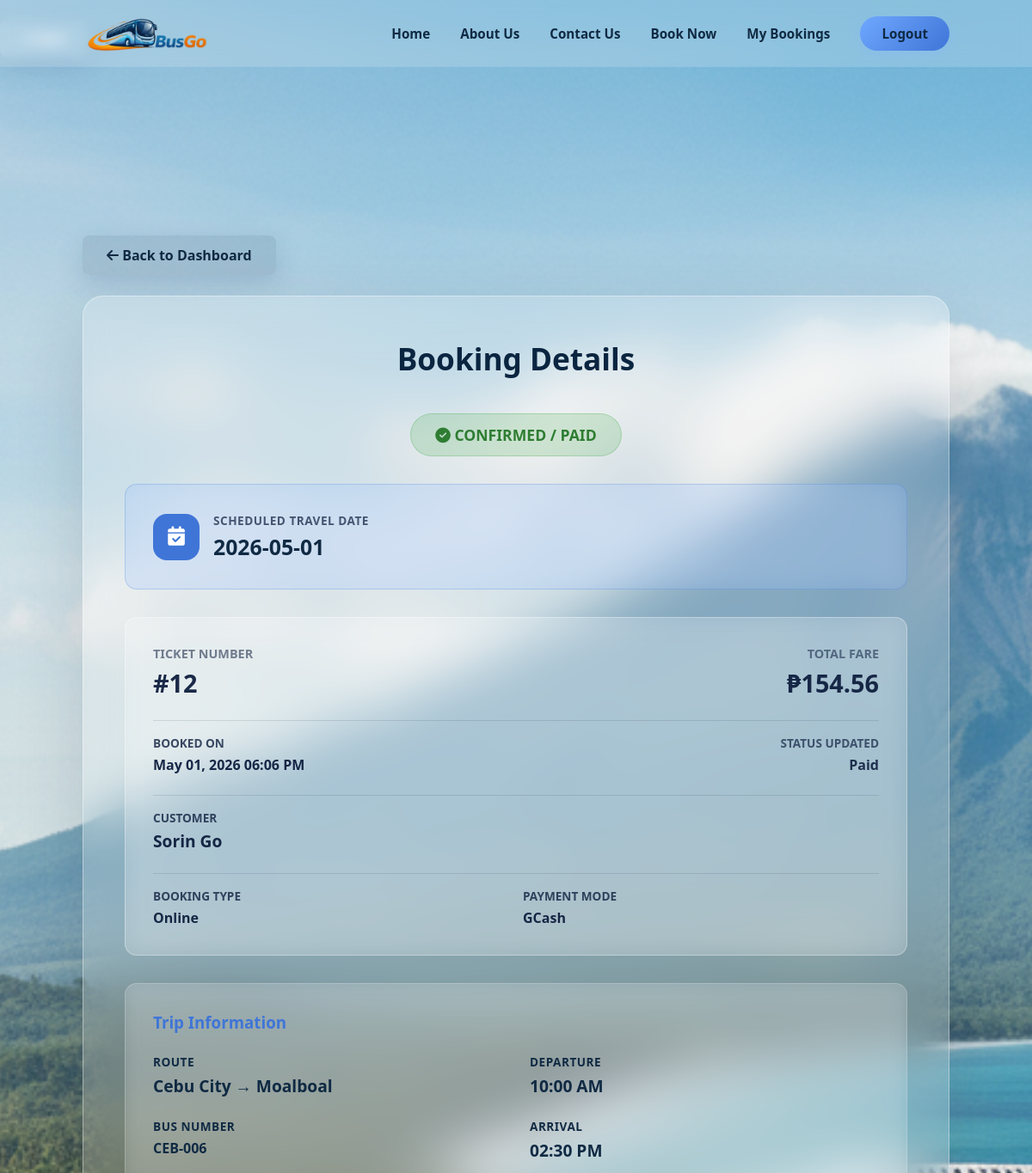
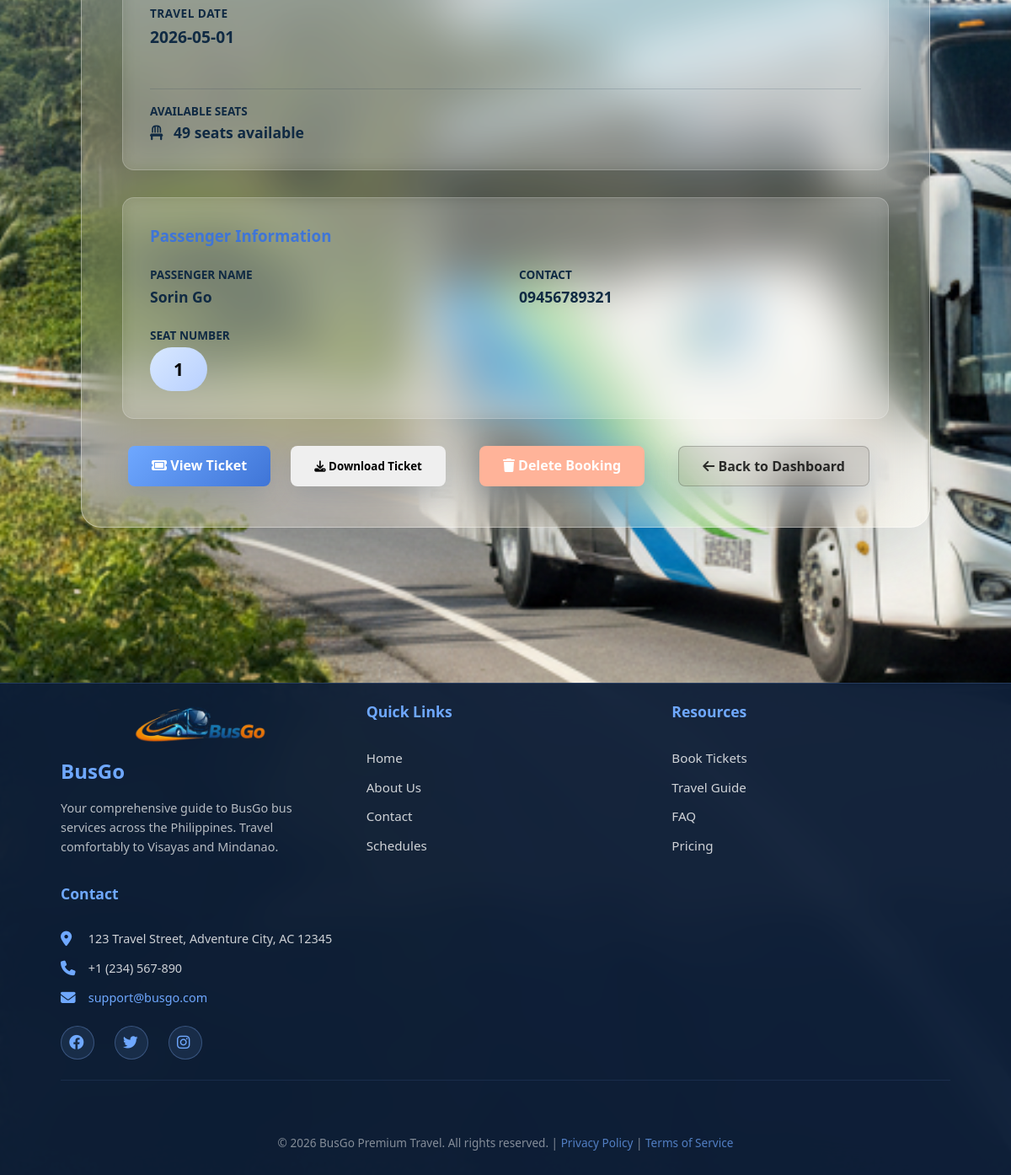
The page /user/booking/12 (signed in) on the database its author committed (2 pictures, top to bottom).
### tables this page shows
CREATE TABLE bookings (
            id INTEGER PRIMARY KEY AUTOINCREMENT,
            user_id INTEGER,
            trip_id INTEGER,
            passenger_id INTEGER,
            seat_number TEXT,
            status TEXT DEFAULT 'waiting for payment',
            booking_type TEXT DEFAULT 'Online',
            payment_method TEXT DEFAULT 'Online',
            created_at TEXT DEFAULT CURRENT_TIMESTAMP, price REAL DEFAULT 0, distance REAL DEFAULT 0, fare_type TEXT DEFAULT 'regular', discount_type TEXT, id_photo_path TEXT, travel_date TEXT,
            FOREIGN KEY(user_id) REFERENCES users(id),
            FOREIGN KEY(trip_id) REFERENCES trips(id),
            FOREIGN KEY(passenger_id) REFERENCES passengers(id)
        );

CREATE TABLE passengers (
            id INTEGER PRIMARY KEY AUTOINCREMENT,
            fullname TEXT,
            contact TEXT
        );

CREATE TABLE buses (
            id INTEGER PRIMARY KEY AUTOINCREMENT,
            bus_no TEXT UNIQUE NOT NULL,
            capacity INTEGER DEFAULT 52,
            status TEXT DEFAULT 'available',
            created_at TEXT DEFAULT CURRENT_TIMESTAMP,
            updated_at TEXT DEFAULT CURRENT_TIMESTAMP
        );

CREATE TABLE trips (id INTEGER PRIMARY KEY AUTOINCREMENT, bus_id INTEGER, route_id INTEGER, departure TEXT, arrival TEXT, status TEXT DEFAULT 'scheduled', FOREIGN KEY (bus_id) REFERENCES buses (id), FOREIGN KEY (route_id) REFERENCES routes (id));

### app.py (the view)
@app.route("/user/booking/<int:booking_id>")
def view_booking(booking_id):
    if "user_id" not in session:
        return redirect(url_for("home", login_required=1))
    conn = get_db_connection()
    booking = conn.execute("""
        SELECT
            b.id,
            b.trip_id,
            b.seat_number,
            b.status,
            b.created_at,
            b.travel_date,
            b.booking_type,
            b.payment_method,
            b.id_photo_path, -- Retrieve ID photo path
            b.price,
            b.distance,
            b.fare_type,
            b.discount_type,
            b.id_photo_path, -- Retrieve ID photo path

            u.fullname AS customer,

            p.fullname AS passenger_name,
            p.contact,

            t.departure,
            t.arrival,

            r.origin,
            r.destination,

            (r.origin || ' → ' || r.destination) AS route,

            bu.bus_no

        FROM bookings b
        JOIN users u ON u.id = b.user_id
        JOIN passengers p ON b.passenger_id = p.id
        JOIN trips t ON b.trip_id = t.id
        JOIN buses bu ON t.bus_id = bu.id
        JOIN routes r ON t.route_id = r.id
        WHERE b.id = ?
    """, (booking_id,)).fetchone()
    if not booking:
        conn.close()
        return redirect(url_for("user_dashboard"))
    available_seats = 52 - len(get_seat_statuses(conn, booking["trip_id"], booking["travel_date"]))
    created_at_raw = booking['created_at'] if booking['created_at'] else None
    formatted_created_at = created_at_raw
    if created_at_raw:
        try:
            created_at_parsed = datetime.datetime.strptime(created_at_raw, '%Y-%m-%d %H:%M:%S')
            formatted_created_at = created_at_parsed.strftime('%B %d, %Y %I:%M %p')
        except Exception:
            formatted_created_at = created_at_raw
    conn.close()
    return render_template("status.html", booking=booking, available_seats=available_seats, back_url=url_for('user_dashboard'), user_role='user', booking_created_at=formatted_created_at)

### templates/status.html (shortened to what this page needs)
{% extends "base.html" %}
{% block content %}
<main class="schedule-main" style="flex-direction: column; align-items: center;">
    <div class="page-back-nav" style="width: 100%; max-width: 1800px; margin: 0 auto 1.5rem auto;">
        <a href="{{ back_url }}" class="back-btn" style="background: rgba(16, 42, 67, 0.1); color: var(--dark-text);">
            <i class="fa-solid fa-arrow-left"></i> Back to Dashboard
        </a>
    </div>
    <div class="schedule-container glass-booking-card">
        <h1 class="schedule-title">Booking Details</h1>
        <div style="text-align: center; margin-bottom: 2rem;">
            <span style="display: inline-block; padding: 12px 28px; border-radius: 50px; font-weight: 700; font-size: 1.1rem;
                {% if booking.status == 'completed' %}
                    background: rgba(30, 70, 32, 0.2); color: #1b5e20; border: 1px solid rgba(30, 70, 32, 0.3);
                {% elif booking.status == 'dispatched' %}
                    background: rgba(13, 71, 161, 0.15); color: #0d47a1; border: 1px solid rgba(13, 71, 161, 0.25);
                {% elif booking.status == 'paid' %}
                    background: rgba(76, 175, 80, 0.2); color: #2e7d32; border: 1px solid rgba(76, 175, 80, 0.3);
                {% elif booking.status == 'cancelled' %}
                    background: rgba(244, 67, 54, 0.2); color: #c62828; border: 1px solid rgba(244, 67, 54, 0.3);
                {% else %}
                    background: rgba(255, 193, 7, 0.2); color: #f57c00; border: 1px solid rgba(255, 193, 7, 0.3);
                {% endif %}">
                <i class="fa-solid {% if booking.status == 'completed' %}fa-house-circle-check{% elif booking.status == 'dispatched' %}fa-bus-simple{% elif booking.status == 'paid' %}fa-check-circle{% elif booking.status == 'cancelled' %}fa-times-circle{% else %}fa-clock{% endif %}"></i>
                {% if booking.status == 'completed' %}
                    ARRIVAL COMPLETED
                {% elif booking.status == 'dispatched' %}
                    IN TRANSIT / BOARDED
                {% elif booking.status == 'paid' %}
                    CONFIRMED / PAID
                {% elif booking.status == 'cancelled' %}
                    CANCELLED
                {% else %}
                    WAITING FOR PAYMENT
                {% endif %}
            </span>
        </div>
        {% if booking.travel_date and booking.booking_type != 'Walk-in' %}
        <div class="booking-panel-blue" style="margin-bottom: 2rem; background: rgba(111, 168, 255, 0.18); border: 1px solid rgba(63, 117, 215, 0.24);">
            <div style="display: flex; align-items: center; gap: 1rem; flex-wrap: wrap;">
                <div style="width: 54px; height: 54px; border-radius: 16px; background: var(--accent-dark); color: white; display: flex; align-items: center; justify-content: center; font-size: 1.4rem;">
                    <i class="fa-solid fa-calendar-check"></i>
                </div>
                <div>
                    <p style="font-size: 0.85rem; color: rgba(15, 31, 62, 0.72); text-transform: uppercase; margin-bottom: 0.25rem; font-weight: 800; letter-spacing: 0.5px;">Scheduled Travel Date</p>
                    <p style="font-size: 1.55rem; font-weight: 800; color: var(--dark-text); margin: 0;">{{ booking.travel_date }}</p>
                </div>
            </div>
        </div>
        {% endif %}
        <div class="booking-panel-blue" style="margin-bottom: 2rem;">
            <div style="display: grid; grid-template-columns: 1fr 1fr; gap: 2rem;">
                <div>
                    <p style="opacity: 0.85; font-size: 0.9rem; text-transform: uppercase; margin-bottom: 0.3rem; font-weight: 600; color: rgba(15, 31, 62, 0.65);">Ticket Number</p>
                    <p style="font-size: 1.8rem; font-weight: 700; color: rgba(15, 31, 62, 0.95);">#{{ booking.id }}</p>
                </div>
                <div style="text-align: right;">
                    <p style="opacity: 0.85; font-size: 0.9rem; text-transform: uppercase; margin-bottom: 0.3rem; font-weight: 600; color: rgba(15, 31, 62, 0.65);">Total Fare</p>
                    <p style="font-size: 1.8rem; font-weight: 700; color: rgba(15, 31, 62, 0.95);">₱{{ "%.2f"|format(booking.price) }}</p>
                </div>
            </div>
            <div style="margin-top: 1.5rem; padding-top: 1rem; border-top: 1px solid rgba(15, 31, 62, 0.12); display: grid; grid-template-columns: 1fr 1fr; gap: 1rem;">
                <div>
                    <p style="font-size: 0.85rem; color: rgba(15, 31, 62, 0.8); text-transform: uppercase; margin-bottom: 0.3rem; font-weight: 700;">Booked On</p>
                    <p style="font-size: 1rem; font-weight: 700; color: rgba(15, 31, 62, 0.96);">{{ booking_created_at if booking_created_at else 'Not available' }}</p>
                </div>
                <div style="text-align: right;">
                    <p style="font-size: 0.85rem; color: rgba(15, 31, 62, 0.7); text-transform: uppercase; margin-bottom: 0.3rem; font-weight: 600;">Status Updated</p>
                    <p style="font-size: 1rem; font-weight: 700; color: rgba(15, 31, 62, 0.9);">{{ booking.status|replace('_', ' ')|capitalize }}</p>
                </div>
            </div>
            <div style="margin-top: 1.5rem; padding-top: 1rem; border-top: 1px solid rgba(15, 31, 62, 0.12);">
                <p style="font-size: 0.85rem; color: rgba(15, 31, 62, 0.8); text-transform: uppercase; margin-bottom: 0.3rem; font-weight: 700;">Customer</p>
                <p style="font-size: 1.2rem; font-weight: 700; color: rgba(15, 31, 62, 0.96);">{{ booking.passenger_name }}</p>
            </div>
            <div style="margin-top: 1.5rem; padding-top: 1rem; border-top: 1px solid rgba(15, 31, 62, 0.12); display: grid; grid-template-columns: 1fr 1fr; gap: 1rem;">
                <div>
                    <p style="font-size: 0.85rem; color: rgba(15, 31, 62, 0.8); text-transform: uppercase; margin-bottom: 0.3rem; font-weight: 700;">Booking Type</p>
                    <p style="font-size: 1rem; font-weight: 700; color: rgba(15, 31, 62, 0.96);">{{ booking.booking_type }}</p>
                </div>
                <div>
                    <p style="font-size: 0.85rem; color: rgba(15, 31, 62, 0.8); text-transform: uppercase; margin-bottom: 0.3rem; font-weight: 700;">Payment Mode</p>
                    <p style="font-size: 1rem; font-weight: 700; color: rgba(15, 31, 62, 0.96);">{{ booking.payment_method }}</p>
                </div>
            </div>
        </div>
        <div class="booking-panel-blue" style="margin-bottom: 2rem; background: rgba(255, 255, 255, 0.1); backdrop-filter: blur(10px); border: 1px solid rgba(255, 255, 255, 0.2);">
            <h3 style="margin-bottom: 1.5rem; color: var(--accent-dark);">Trip Information</h3>
            <div style="display: grid; grid-template-columns: 1fr 1fr; gap: 2rem;">
                <div>
                    <div style="margin-bottom: 1.5rem;">
                        <p style="font-size: 0.85rem; color: var(--dark-text); text-transform: uppercase; margin-bottom: 0.3rem; font-weight: 800; letter-spacing: 0.5px;">Route</p>
                        <p style="font-size: 1.2rem; font-weight: 700; color: var(--dark-text);">{{ booking.route }}</p>
                    </div>
                    <div style="margin-bottom: 1.5rem;">
                        <p style="font-size: 0.85rem; color: var(--dark-text); text-transform: uppercase; margin-bottom: 0.3rem; font-weight: 800; letter-spacing: 0.5px;">Bus Number</p>
                        <p style="font-size: 1rem; font-weight: 700; color: var(--dark-text);">{{ booking.bus_no }}</p>
                    </div>
                    {% if booking.travel_date %}
                    <div style="margin-bottom: 1.5rem;">
                        <p style="font-size: 0.85rem; color: var(--dark-text); text-transform: uppercase; margin-bottom: 0.3rem; font-weight: 800; letter-spacing: 0.5px;">Travel Date</p>
                        <p style="font-size: 1.2rem; font-weight: 800; color: var(--dark-text);">{{ booking.travel_date }}</p>
                    </div>
                    {% endif %}
                </div>
                <div>
                    <div style="margin-bottom: 1.5rem;">
                        <p style="font-size: 0.85rem; color: var(--dark-text); text-transform: uppercase; margin-bottom: 0.3rem; font-weight: 800; letter-spacing: 0.5px;">Departure</p>
                        <p style="font-size: 1.2rem; font-weight: 700; color: var(--dark-text);">{{ booking.departure }}</p>
                    </div>
                    <div style="margin-bottom: 1.5rem;">
                        <p style="font-size: 0.85rem; color: var(--dark-text); text-transform: uppercase; margin-bottom: 0.3rem; font-weight: 800; letter-spacing: 0.5px;">Arrival</p>
                        <p style="font-size: 1.2rem; font-weight: 700; color: var(--dark-text);">{{ booking.arrival }}</p>
                    </div>
                </div>
            </div>
            <div style="margin-top: 1.5rem; padding-top: 1rem; border-top: 1px solid rgba(16, 42, 67, 0.15);">
                <p style="font-size: 0.85rem; color: var(--dark-text); text-transform: uppercase; margin-bottom: 0.3rem; font-weight: 800;">Available Seats</p>
                <p style="font-size: 1.1rem; font-weight: 700; color: var(--dark-text);">
                    <i class="fa-solid fa-chair" style="margin-right: 0.5rem;"></i>
                    {{ available_seats }} seats available
                </p>
            </div>
        </div>
        <div class="booking-panel-blue" style="margin-bottom: 2rem; background: rgba(255, 255, 255, 0.1); backdrop-filter: blur(10px); border: 1px solid rgba(255, 255, 255, 0.2);">
            <h3 style="margin-bottom: 1.5rem; color: var(--accent-dark);">Passenger Information</h3>
            <div style="display: grid; grid-template-columns: 1fr 1fr; gap: 2rem;">
                <div>
                    <p style="font-size: 0.85rem; color: var(--dark-text); text-transform: uppercase; margin-bottom: 0.3rem; font-weight: 800;">Passenger Name</p>
                    <p style="font-size: 1.1rem; font-weight: 700; color: var(--dark-text);">{{ booking.passenger_name }}</p>
                </div>
                <div>
                    <p style="font-size: 0.85rem; color: var(--dark-text); text-transform: uppercase; margin-bottom: 0.3rem; font-weight: 800;">Contact</p>
                    <p style="font-size: 1.1rem; font-weight: 700; color: var(--dark-text);">{{ booking.contact }}</p>
                </div>
            </div>
            <div style="margin-top: 1.5rem;">
                <p style="font-size: 0.85rem; color: var(--dark-text); text-transform: uppercase; margin-bottom: 0.3rem; font-weight: 800;">Seat Number</p>
                <p style="display: inline-block; background: linear-gradient(135deg, var(--yellow), var(--yellow-dark)); color: #000; padding: 12px 28px; border-radius: 50px; font-weight: 700; font-size: 1.3rem;">{{ booking.seat_number }}</p>
            </div>
        </div>
        <div style="display: flex; gap: 1.5rem; justify-content: center; flex-wrap: wrap;">
            {% if booking.status not in ['paid', 'dispatched', 'completed', 'cancelled'] %}
                {% if user_role == 'admin' %}
                    <a href="{{ url_for('confirm_payment', booking_id=booking.id) }}" class="book-now-btn" style="background: #2e7d32; color: white;">
                        <i class="fa-solid fa-check"></i> Approve Booking
                    </a>
                {% elif user_role == 'user' and booking.status == 'waiting for payment' %}
                    <a href="/payment/{{ booking.id }}" class="book-now-btn">
                        <i class="fa-solid fa-credit-card"></i> Pay Online
                    </a>
                {% endif %}
                <a href="{{ url_for('user_cancel_booking', booking_id=booking.id) }}" class="cancel-btn" onclick="return confirm('Are you sure you want to cancel this booking?')">
                    <i class="fa-solid fa-times"></i> Cancel Booking
                </a>
            {% else %}
                <a href="{{ url_for('ticket', booking_id=booking.id) }}" class="book-now-btn">
                    <i class="fa-solid fa-ticket"></i> View Ticket
                </a>
                <button type="button" class="print-btn" onclick="window.print()">
                    <i class="fa-solid fa-download"></i> Download Ticket
                </button>
                <a href="{{ url_for('user_delete_booking', booking_id=booking.id) }}" class="cancel-btn" onclick="return confirm('Delete this booking from history?')">
                    <i class="fa-solid fa-trash"></i> Delete Booking
                </a>
            {% endif %}
            <a href="{{ back_url }}" class="print-btn" style="background: rgba(0, 0, 0, 0.1); color: rgba(0, 0, 0, 0.8); border: 1px solid rgba(0, 0, 0, 0.2);">
                <i class="fa-solid fa-arrow-left"></i> Back to Dashboard
            </a>
        </div>
    </div>
</main>
{% endblock %}

### rows shown on the page
bookings: travel_date "2026-05-01", id "12", price "154.56", status "Paid", booking_type "Online", payment_method "GCash", seat_number "1"
passengers: passenger_name "Sorin Go", contact "09456789321"
buses: bus_no "CEB-006"
trips: departure "10:00 AM", arrival "02:30 PM"

### other values the page prints
{{ booking_created_at if booking_created_at else 'Not available' }} "May 01, 2026 06:06 PM"
{{ booking.route }} "Cebu City → Moalboal"
{{ available_seats }} "49"
